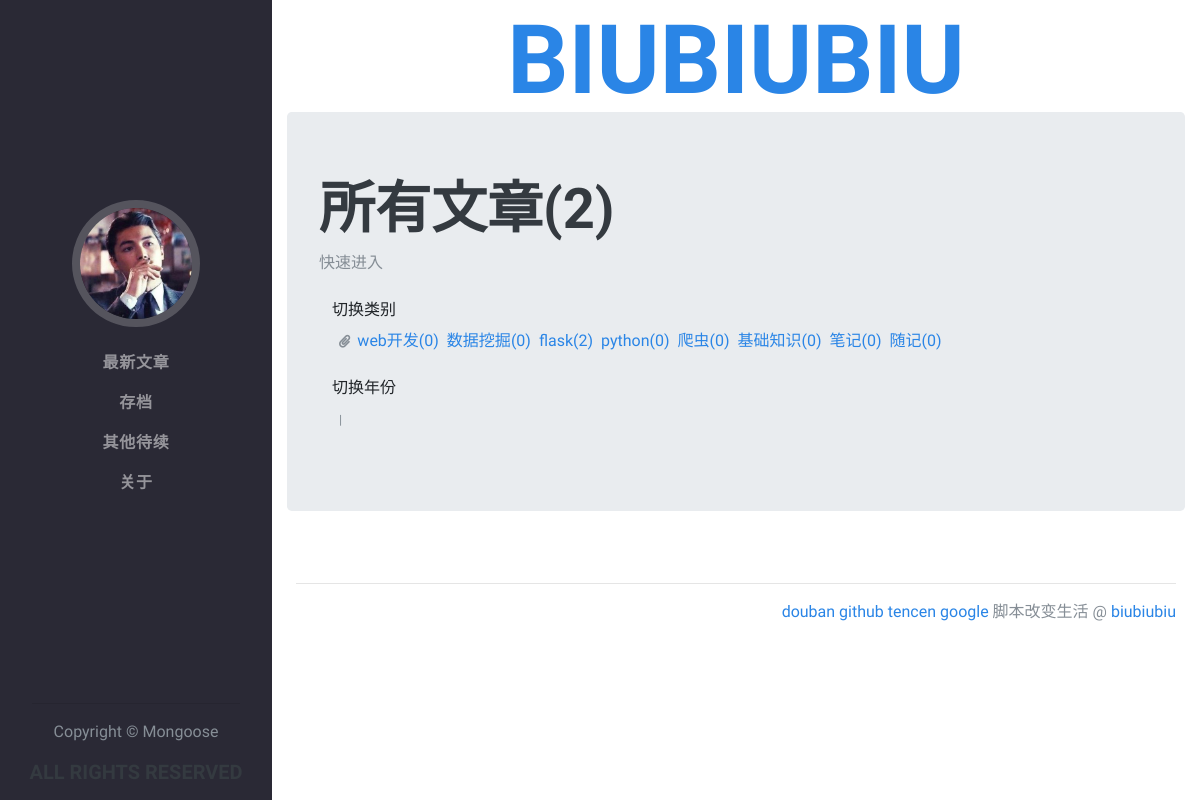
The page /archives (signed in) on the database its author committed.
### app/models/post.py (models this page shows, shortened)
class Category(db.Model):
    __tablename__ = 'categories'
    id = db.Column(db.Integer,primary_key=True)
    name = db.Column(db.String(64),unique=True)
    posts = db.relationship('Posts',backref='category',lazy='dynamic')

### app/views/main.py (the view)
@main.route('/archives', methods=['GET', 'POST'])
def archives():
    posts = Posts.query
    category = Category.query
    posts_num = Posts.query.count()
    num = Category.query.count()
    return render_template('main/archives.html', category=category,category_num=num,posts_num=posts_num)

### app/models/user.py (called while the page is built)
@login_manager.user_loader
def load_user(user_id):
    return User.query.get(int(user_id))

### app/views/user.py (called while the page is built)
@user.before_app_request
def before_request():
    if current_user.is_authenticated:
        if not current_user.confirmed \
                and request.endpoint \
                and request.endpoint[:5] != 'user.' \
                and request.endpoint != 'static':
            return redirect(url_for('user.unconfirmed'))

### app/templates/main/archives.html (shortened to what this page needs)
{% extends 'base/base.html' %}
{% block page_content %}
<body>
<div class="container">
    <div class="jumbotron">
        <h2>所有文章({{ posts_num }})</h2>
        <p>快速进入</p>
        <button class="btn btn-default">切换类别</button>
         <p style="padding-left:20px;">
            <small>
                <span class="fa fa-paperclip glyphicon glyphicon-calendar " aria-hidden="true"></span>
            </small>
             {% for category in category %}
            <a href="{{ url_for('main.category',id=category.id) }}">
                <span class="label"> {{ category.name }}({{ category.posts.count() }})</span>
            </a>
                {% endfor %}
         </p>
          <button class="btn btn-default">切换年份</button>
         <p style="padding-left:20px;">
            <small>
            <span class="glyphicon glyphicon-calendar" aria-hidden="true">|</span>
            </small>
        </p>
    </div>
</div>
</body>
{% endblock %}

### app/templates/base/base.html (shortened to what this page needs)
{% extends 'bootstrap/base.html' %}
{% import 'bootstrap/wtf.html' as wtf %}
    {% block styles %}
        <link href="{{url_for('static', filename='vendor/bootstrap/css/bootstrap.min.css')}}" rel="stylesheet">
        <link href="{{url_for('static', filename='vendor/fontawesome-free/css/all.min.css')}}" rel="stylesheet">
        <link href="{{url_for('static', filename='css/resume.min.css')}}" rel="stylesheet">
    {% endblock %}
<body{% block body_attribs %} id='page-top' {% endblock body_attribs %}>
{% block navbar %}
    <nav class="navbar navbar-expand-lg navbar-dark bg-primary fixed-top navbar-static-top" id="sideNav">
        <a class="navbar-brand js-scroll-trigger" href="#page-top">
            <span class="d-none d-lg-block">
{% if current_user.is_authenticated %}
                        <img class="img-fluid img-profile rounded-circle mx-auto mb-2" src="{{ url_for('static',filename='/img/default.jpg') }}" alt="">
                {% else %}
                    SmallBlue
                {% endif %}
            </span>
        </a>
        <div class="collapse navbar-collapse" id="navbarSupportedContent">
            <ul class="navbar-nav">
                <li class="nav-item">
                    <a class="nav-link js-scroll-trigger" href="/">最新文章</a>
                </li>
                <li class="nav-item">
                    <a class="nav-link js-scroll-trigger" href="/archives">存档</a>
                </li>
                <li class="nav-item">
                    <a class="nav-link js-scroll-trigger" href="/waiting">其他待续</a>
                </li>
                <li class="nav-item">
                    <a class="nav-link js-scroll-trigger" href="/about">关于</a>
                </li>
            </ul>
        </div>
        <a class="js-scroll-trigger d-none d-lg-block">
            <hr class="col-md-10">
            <p>Copyright &copy; Mongoose</p>
            <p><h5>All rights reserved</h5>
        </a>
    </nav>
{% endblock %}
{% block content %}
    <div class="container-fluid text-center text-align ">
    {% if current_user.is_authenticated %}
        <p>
        <a href="{{ url_for('user.profile') }}"><h1>biubiubiu</h1></a>
    {% else %}
        <h1></h1>
    {% endif %}
    </div>
    {% block page_content %}{% endblock %}
    {% block footer %}
        <div class=" p-lg-4">
            <div class="w-100">
                <hr class="m-6">
                <div class="text-md-right">
                    <a href="http://domain.invalid/">douban</a>
                    <a href="http://domain.invalid/">github</a>
                    <a href="http://domain.invalid/">tencen</a>
                    <a href="http://domain.invalid/">google</a>
                    <span class="myfont">
                脚本改变生活 @ <a href="http://domain.invalid/">biubiubiu</a></span>
                </div>
            </div>
        </div>
    {% endblock %}
{% endblock %}

### rows shown on the page
Category: name "web开发", posts.count "0"
Category: name "数据挖掘", posts.count "0"
Category: name "flask", posts.count "2"
Category: name "python", posts.count "0"
Category: name "爬虫", posts.count "0"
Category: name "基础知识", posts.count "0"
Category: name "笔记", posts.count "0"
Category: name "随记", posts.count "0"

### other values the page prints
{{ posts_num }} "2"
